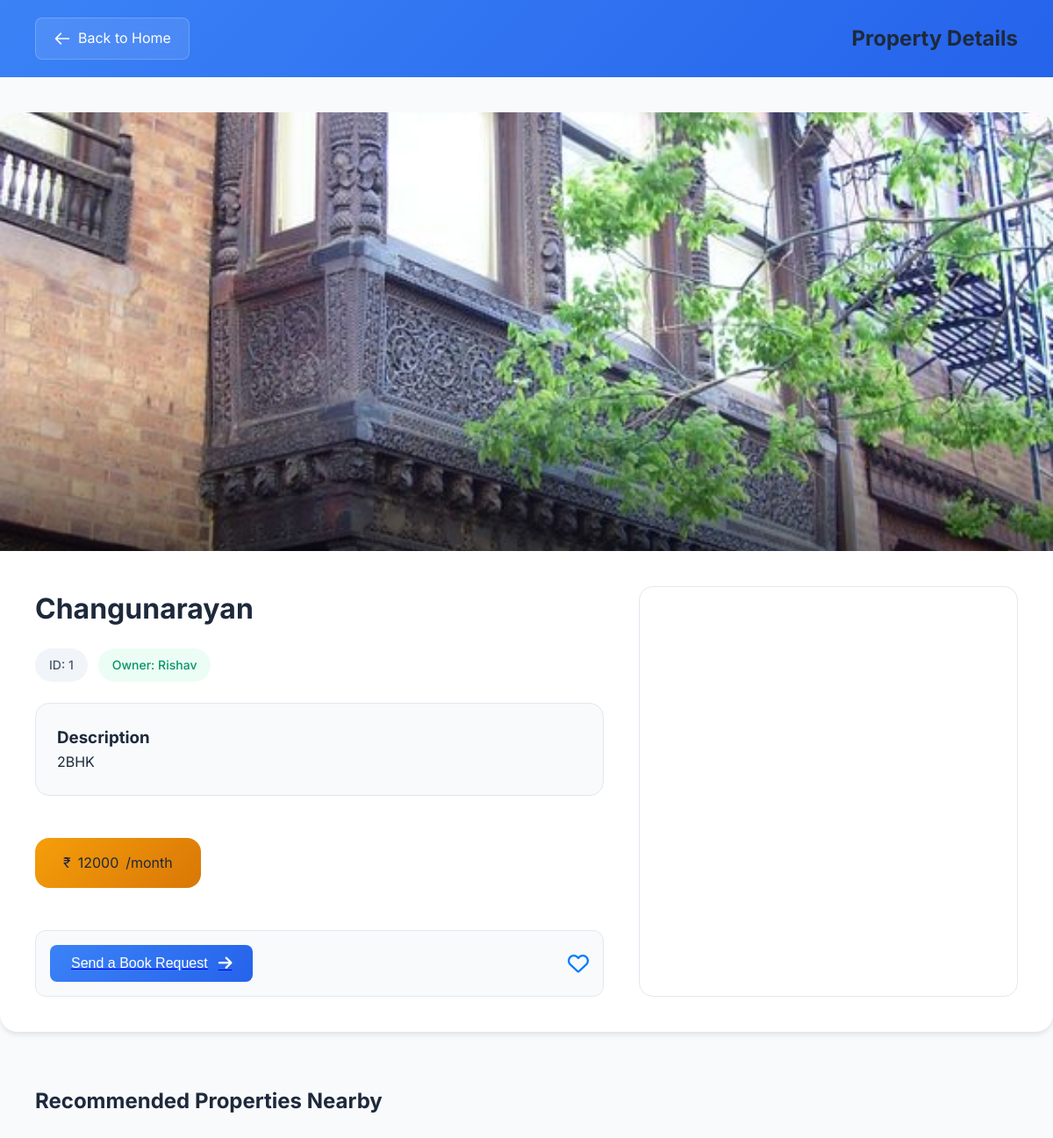
/property/1 (signed in), run on the app's committed database.
### property/models.py (models this page shows, shortened)
class property(models.Model):
    owner = models.ForeignKey(User, on_delete= models.CASCADE, related_name="owner")
    property_img = models.ImageField(upload_to="images/")
    description = models.TextField()
    price = models.IntegerField()
    location = models.CharField(max_length=100)
    published_at = models.DateTimeField(auto_now_add=True)

### property/views.py (the view)
# urls.py: path('<int:propid>', views.viewproperty, name="viewproperty"),
def viewproperty(request, propid):
    prop = property.objects.get(pk = propid)
    favs = Favourites.objects.filter(favowner=request.user)
    fav_property_ids = favs.values_list('favproperid', flat=True)
    return render(request, "property/properties.html", {'prop': prop, 'favdata' : fav_property_ids})

### property/templates/property/properties.html (shortened to what this page needs)
{% extends 'property/layout.html' %} {% load static %} {% block body %}
<div class="header">
  <a href="{% url 'user_view' request.user.username %}" class="back-button">
    <svg fill="none" stroke="currentColor" viewBox="0 0 24 24">
      <path stroke-linecap="round" stroke-linejoin="round" stroke-width="2" d="M10 19l-7-7m0 0l7-7m-7 7h18"/>
    </svg>
    Back to Home
  </a>
  <h2>Property Details</h2>
</div>
<div class="property-container">
  <div class="property-header">
    <a href="{{ prop.property_img.url }}" target="_blank">
      <img src="{{ prop.property_img.url }}" alt="Property Image" />
    </a>
  </div>
  <div class="property-content">
    <div class="property-details">
      <h1 id="property-location">{{ prop.location.capitalize }}</h1>
      <div class="property-info">
        <span class="property-badge">ID: {{ prop.id }}</span>
        <span class="property-badge owner">Owner: {{ prop.owner }}</span>
      </div>
      <div class="description-box">
        <h3>Description</h3>
        <p>{{ prop.description }}</p>
      </div>
      <div class="price-tag">
        <span class="currency">₹</span>
        <span class="amount">{{ prop.price }}</span>
        <span class="period">/month</span>
      </div>
      <div class="room_foot">
        <a href="#" class="book_req">
          <button onclick="openModal('{{ prop.id }}')">
            <p>Send a Book Request</p>
            <i class="fa-solid fa-arrow-right"></i>
          </button>
        </a>
        <i
          id="fav-btn-{{ prop.id }}"
          class="{% if prop.id in favdata %}fa-solid{% else %}fa-regular{% endif %} fa-heart"
          onclick="toggleFav(this, {{ prop.id }})"
        ></i>
      </div>
    </div>
    <div id="map" class="map-container"></div>
  </div>
</div>
<div class="recommended-rooms">
  <h2>Recommended Properties Nearby</h2>
</div>
<link
  rel="stylesheet"
  href="https://unpkg.com/leaflet@1.9.4/dist/leaflet.css"
/>
{% endblock %}

### users/static/assets/css/rent_gallery.css (style rules this page uses)
* { padding: 0; margin: 0; box-sizing: border-box; }
body { font-family: "Roboto", sans-serif; background-color: #f4f4f4; }
.book_req button { display: flex; padding: 8px; border: 1px solid #ccc; border-radius: 5px; font-size: 16px; background-color: #007bff; color: #fff; cursor: pointer; transition: background-color 0.3s; gap: 8px; align-items: center; }
.book_req button p { color: #fff; }
.room_foot { display: flex; justify-content: space-between; align-items: center; padding: 10px; border-top: 1px solid #eee; }
.room_foot button { padding: 5px 10px; background-color: #007bff; color: #fff; border: none; border-radius: 4px; cursor: pointer; transition: background-color 0.3s ease; }
.room_foot .fa-heart { font-size: 24px; color: #007bff; cursor: pointer; }
#map { height: 100%; width: 100%; }
button { padding: 10px; background-color: #007bff; color: #fff; border: none; border-radius: 4px; cursor: pointer; }

### property/templates/property/properties.html (style rules this page uses)
html, body { margin: 0; padding: 0; font-family: 'Inter', sans-serif; background: #f8fafc; color: #1e293b; line-height: 1.6; }
.header { background: linear-gradient(135deg, #3b82f6 0%, #2563eb 100%); padding: 20px 40px; position: sticky; top: 0; z-index: 1000; display: flex; justify-content: space-between; align-items: center; }
.back-button { background: rgba(255, 255, 255, 0.1); border: 1px solid rgba(255, 255, 255, 0.2); color: #fff; text-decoration: none; font-size: 16px; padding: 10px 20px; border-radius: 8px; display: flex; align-items: center; gap: 8px; transition: all 0.3s ease; backdrop-filter: blur(5px); }
.back-button svg { width: 20px; height: 20px; }
.property-container { max-width: 1400px; margin: 40px auto; background: #fff; border-radius: 20px; box-shadow: 0 4px 6px -1px rgb(0 0 0 / 0.1); overflow: hidden; }
.property-header { height: 500px; position: relative; }
.property-header img { width: 100%; height: 100%; object-fit: cover; transition: transform 0.5s ease; }
.property-header::after { content: ''; position: absolute; bottom: 0; left: 0; right: 0; height: 200px; background: linear-gradient(to top, rgba(0,0,0,0.5) 0%, transparent 100%); }
.property-content { display: grid; grid-template-columns: 1.2fr 0.8fr; gap: 40px; padding: 40px; }
.property-info { display: flex; flex-wrap: wrap; gap: 12px; margin: 20px 0; }
.property-badge { background: #f1f5f9; padding: 8px 16px; border-radius: 30px; font-size: 14px; font-weight: 500; color: #475569; }
.property-badge.owner { background: #ecfdf5; color: #059669; }
.description-box { background: #f8fafc; padding: 24px; border-radius: 16px; margin: 24px 0; border: 1px solid #e2e8f0; }
.price-tag { background: linear-gradient(135deg, #f59e0b 0%, #d97706 100%); padding: 16px 32px; border-radius: 16px; display: inline-flex; align-items: center; gap: 8px; margin: 24px 0; }
.map-container { border-radius: 16px; overflow: hidden; height: 100%; min-height: 400px; border: 1px solid #e2e8f0; }
.recommended-rooms { max-width: 1400px; margin: 60px auto; padding: 0 40px; }
.room_foot { display: flex; align-items: center; justify-content: space-between; margin-top: 24px; padding: 16px; background: #f8fafc; border-radius: 12px; border: 1px solid #e2e8f0; }
.book_req button { background: linear-gradient(135deg, #3b82f6 0%, #2563eb 100%); color: white; border: none; padding: 12px 24px; border-radius: 8px; display: flex; align-items: center; gap: 12px; font-size: 16px; font-weight: 500; cursor: pointer; transition: all 0.3s ease; }
.book_req button p { margin: 0; }
.book_req button i { font-size: 18px; transition: transform 0.3s ease; }
.fa-heart { font-size: 24px; color: #ef4444; cursor: pointer; transition: all 0.3s ease; }

### data on the page
property: property_img (picture), location "Changunarayan", id "1", owner "Rishav", description "2BHK", price "12000"
